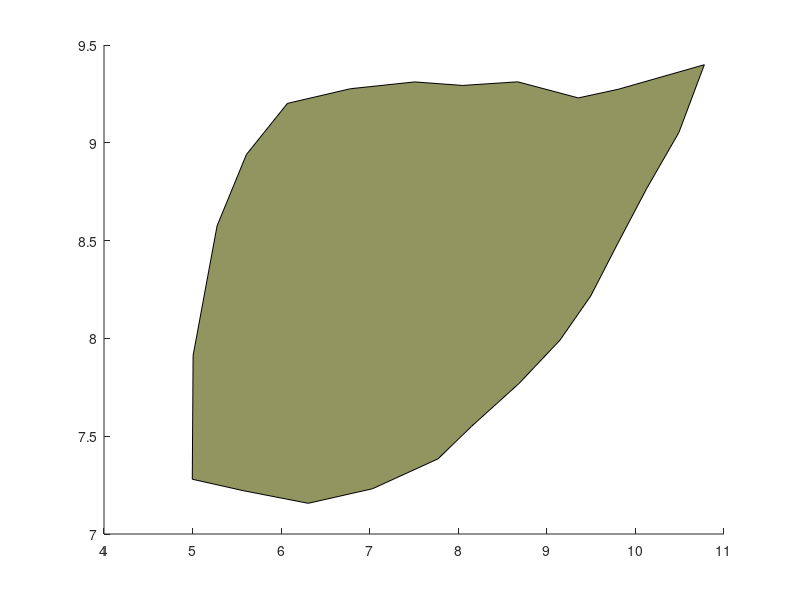

Recreate this plot in MATLAB. (Note: this script raises an error after producing the figure.)
%% script_2

% %read in data
% data = csvread('data/leaf.cvs');
% %plot data
% l = patch(data(:,1), data(:,2), 'green');
% l.LineWidth = 2;

%% SOLUTION: Breakout 1 
% This section has the fixed code if you are struggling to debug!

% %read in data
% data = csvread('leaf.csv'); % correct filename
% %plot data
% l = patch(data(:,1), data(:,2), 'green');
% l.LineWidth = 2;

%% SOLUTION: Breakout 2

%read in data
data = csvread('leaf.csv');
%plot data
l = patch(data(:,1), data(:,2), [0.5686 0.5882 0.3765]); % divide by 255 to normalize value between 0 and 1
l.LineWidth = 1; % change to 1

%% SOLUTION: Breakout 2

%read in data
data = csvread('leaf.csv');
%plot data
l = patch(data(:,1), data(:,2), 'green'); % divide by 255 to normalize value between 0 and 1
l.LineWidth = 1; % change to 1
